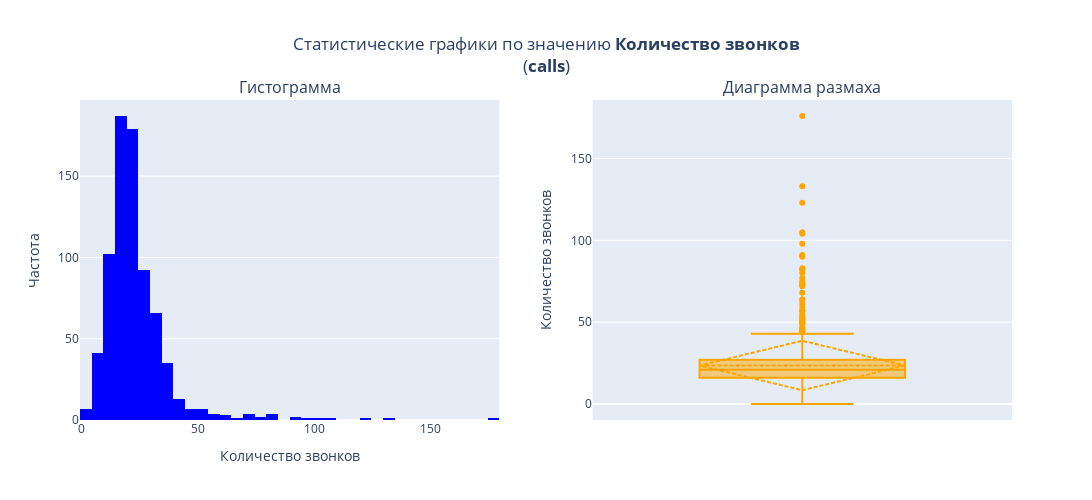
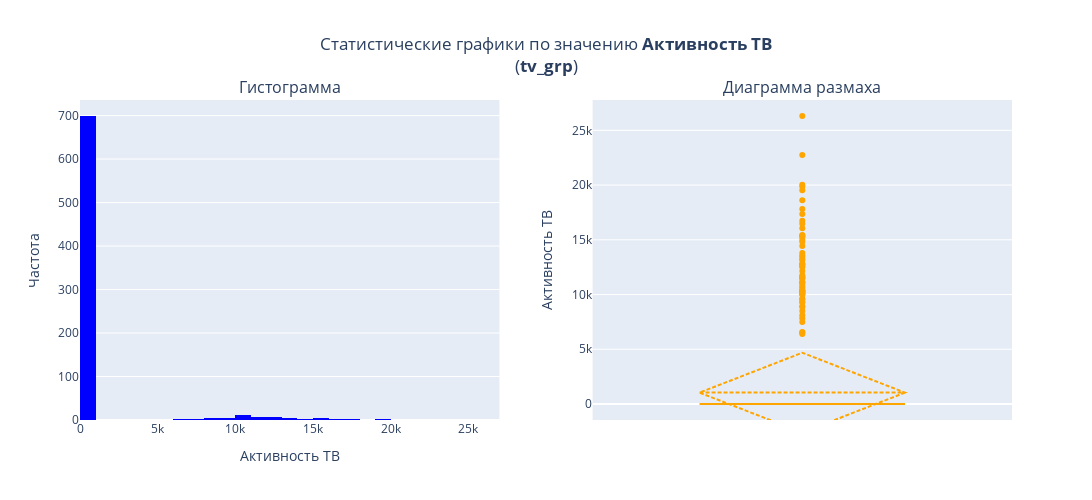
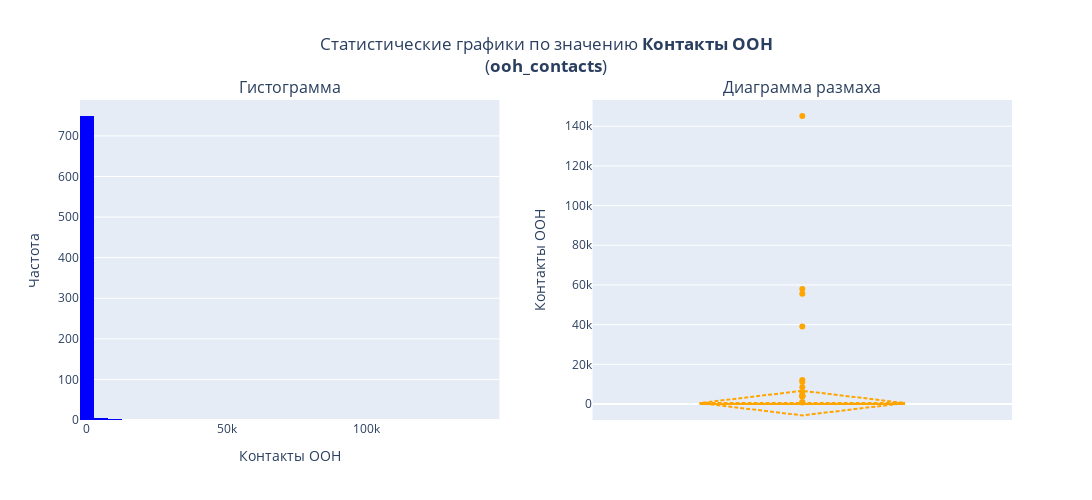
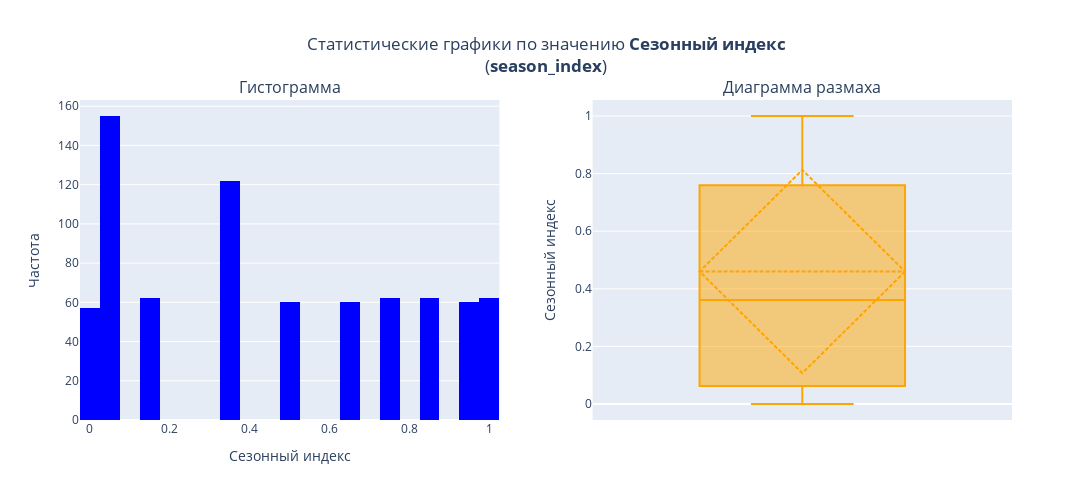

The cell these charts' notebook holds for them, in order:
### Markdown cell above
<hr style="border: none; border-top: 3px dashed;">

#### <a id='toc1_4_1_1_'></a>[Количественные](#toc0_)

### Code cell
# Визуализация распределения для всех числовых признаков с помощью графиков: 
# гистограмм, boxplot и описательных статистик (среднее, медиана, стандартное отклонение и т.д.)

### Figure 1 — Plotly figure (JSON) as saved in the notebook; plotly's stock layout.template omitted (floating-point values rounded to 4 significant figures; data arrays with more than 128 entries replaced by an {"elided": "..."} marker saying what was removed)
{"data": [{"marker": {"color": "blue"}, "name": "calls", "nbinsx": 50, "type": "histogram", "x": {"elided": "762 int values"}, "xaxis": "x", "yaxis": "y"}, {"boxmean": "sd", "marker": {"color": "orange"}, "name": "", "type": "box", "xaxis": "x2", "y": {"elided": "762 int values"}, "yaxis": "y2"}], "layout": {"annotations": [{"font": {"size": 16}, "showarrow": false, "text": "Гистограмма", "x": 0.225, "xanchor": "center", "xref": "paper", "y": 1, "yanchor": "bottom", "yref": "paper"}, {"font": {"size": 16}, "showarrow": false, "text": "Диаграмма размаха", "x": 0.775, "xanchor": "center", "xref": "paper", "y": 1, "yanchor": "bottom", "yref": "paper"}], "height": 500, "showlegend": false, "title": {"text": "Статистические графики по значению <b>Количество звонков</b><br>(<b>calls</b>)", "x": 0.5}, "width": 1200, "xaxis": {"anchor": "y", "domain": [0, 0.45], "title": {"text": "Количество звонков"}}, "xaxis2": {"anchor": "y2", "domain": [0.55, 1]}, "yaxis": {"anchor": "x", "domain": [0, 1], "title": {"text": "Частота"}}, "yaxis2": {"anchor": "x2", "domain": [0, 1], "title": {"text": "Количество звонков"}}}}

### Figure 2 — Plotly figure (JSON) as saved in the notebook; plotly's stock layout.template omitted (floating-point values rounded to 4 significant figures; data arrays with more than 128 entries replaced by an {"elided": "..."} marker saying what was removed)
{"data": [{"marker": {"color": "blue"}, "name": "tv_grp", "nbinsx": 50, "type": "histogram", "x": {"elided": "762 int values"}, "xaxis": "x", "yaxis": "y"}, {"boxmean": "sd", "marker": {"color": "orange"}, "name": "", "type": "box", "xaxis": "x2", "y": {"elided": "762 int values"}, "yaxis": "y2"}], "layout": {"annotations": [{"font": {"size": 16}, "showarrow": false, "text": "Гистограмма", "x": 0.225, "xanchor": "center", "xref": "paper", "y": 1, "yanchor": "bottom", "yref": "paper"}, {"font": {"size": 16}, "showarrow": false, "text": "Диаграмма размаха", "x": 0.775, "xanchor": "center", "xref": "paper", "y": 1, "yanchor": "bottom", "yref": "paper"}], "height": 500, "showlegend": false, "title": {"text": "Статистические графики по значению <b>Активность ТВ</b><br>(<b>tv_grp</b>)", "x": 0.5}, "width": 1200, "xaxis": {"anchor": "y", "domain": [0, 0.45], "title": {"text": "Активность ТВ"}}, "xaxis2": {"anchor": "y2", "domain": [0.55, 1]}, "yaxis": {"anchor": "x", "domain": [0, 1], "title": {"text": "Частота"}}, "yaxis2": {"anchor": "x2", "domain": [0, 1], "title": {"text": "Активность ТВ"}}}}

### Figure 3 — Plotly figure (JSON) as saved in the notebook; plotly's stock layout.template omitted (floating-point values rounded to 4 significant figures; data arrays with more than 128 entries replaced by an {"elided": "..."} marker saying what was removed)
{"data": [{"marker": {"color": "blue"}, "name": "ooh_contacts", "nbinsx": 50, "type": "histogram", "x": {"elided": "762 float values"}, "xaxis": "x", "yaxis": "y"}, {"boxmean": "sd", "marker": {"color": "orange"}, "name": "", "type": "box", "xaxis": "x2", "y": {"elided": "762 float values"}, "yaxis": "y2"}], "layout": {"annotations": [{"font": {"size": 16}, "showarrow": false, "text": "Гистограмма", "x": 0.225, "xanchor": "center", "xref": "paper", "y": 1, "yanchor": "bottom", "yref": "paper"}, {"font": {"size": 16}, "showarrow": false, "text": "Диаграмма размаха", "x": 0.775, "xanchor": "center", "xref": "paper", "y": 1, "yanchor": "bottom", "yref": "paper"}], "height": 500, "showlegend": false, "title": {"text": "Статистические графики по значению <b>Контакты OOH</b><br>(<b>ooh_contacts</b>)", "x": 0.5}, "width": 1200, "xaxis": {"anchor": "y", "domain": [0, 0.45], "title": {"text": "Контакты OOH"}}, "xaxis2": {"anchor": "y2", "domain": [0.55, 1]}, "yaxis": {"anchor": "x", "domain": [0, 1], "title": {"text": "Частота"}}, "yaxis2": {"anchor": "x2", "domain": [0, 1], "title": {"text": "Контакты OOH"}}}}

### Figure 4 — Plotly figure (JSON) as saved in the notebook; plotly's stock layout.template omitted (floating-point values rounded to 4 significant figures; data arrays with more than 128 entries replaced by an {"elided": "..."} marker saying what was removed)
{"data": [{"marker": {"color": "blue"}, "name": "season_index", "nbinsx": 50, "type": "histogram", "x": {"elided": "762 float values"}, "xaxis": "x", "yaxis": "y"}, {"boxmean": "sd", "marker": {"color": "orange"}, "name": "", "type": "box", "xaxis": "x2", "y": {"elided": "762 float values"}, "yaxis": "y2"}], "layout": {"annotations": [{"font": {"size": 16}, "showarrow": false, "text": "Гистограмма", "x": 0.225, "xanchor": "center", "xref": "paper", "y": 1, "yanchor": "bottom", "yref": "paper"}, {"font": {"size": 16}, "showarrow": false, "text": "Диаграмма размаха", "x": 0.775, "xanchor": "center", "xref": "paper", "y": 1, "yanchor": "bottom", "yref": "paper"}], "height": 500, "showlegend": false, "title": {"text": "Статистические графики по значению <b>Сезонный индекс</b><br>(<b>season_index</b>)", "x": 0.5}, "width": 1200, "xaxis": {"anchor": "y", "domain": [0, 0.45], "title": {"text": "Сезонный индекс"}}, "xaxis2": {"anchor": "y2", "domain": [0.55, 1]}, "yaxis": {"anchor": "x", "domain": [0, 1], "title": {"text": "Частота"}}, "yaxis2": {"anchor": "x2", "domain": [0, 1], "title": {"text": "Сезонный индекс"}}}}
